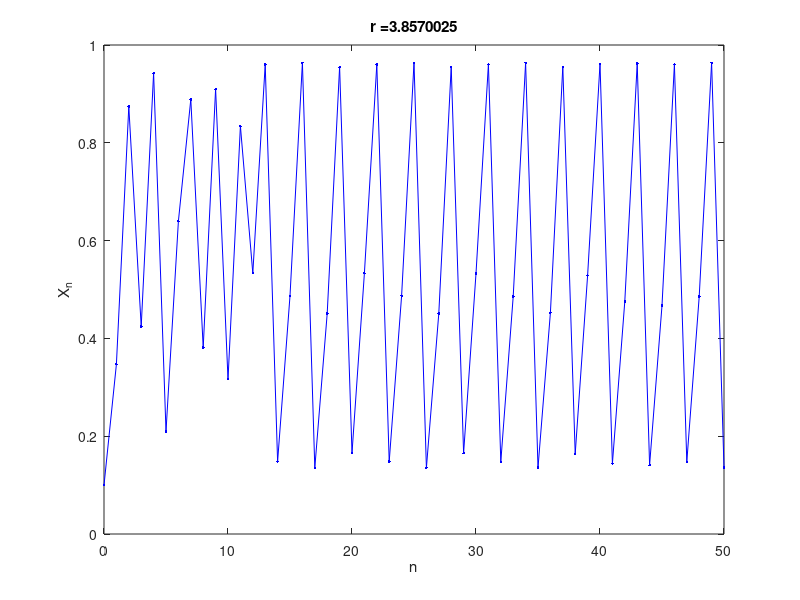
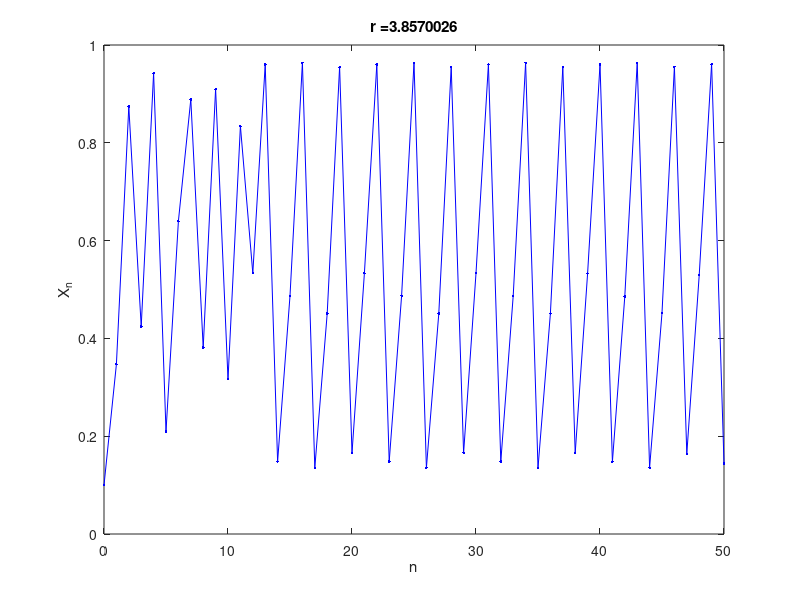
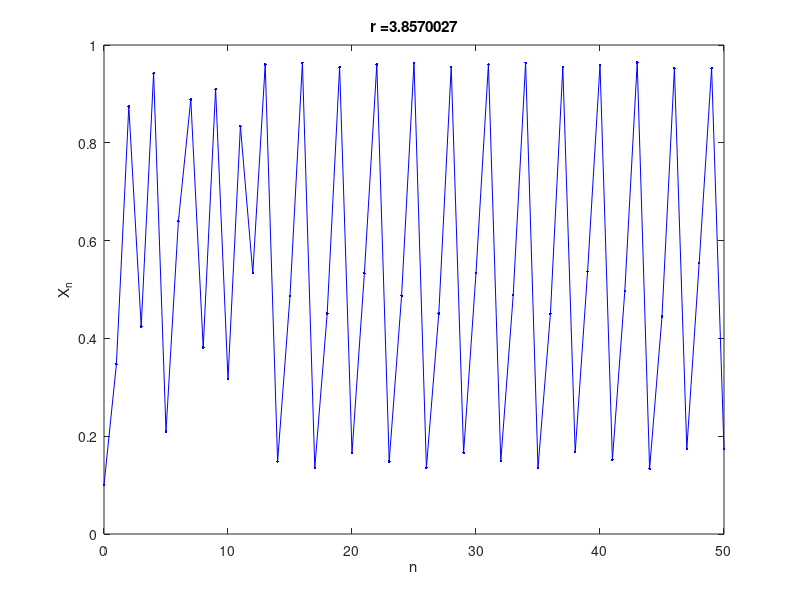
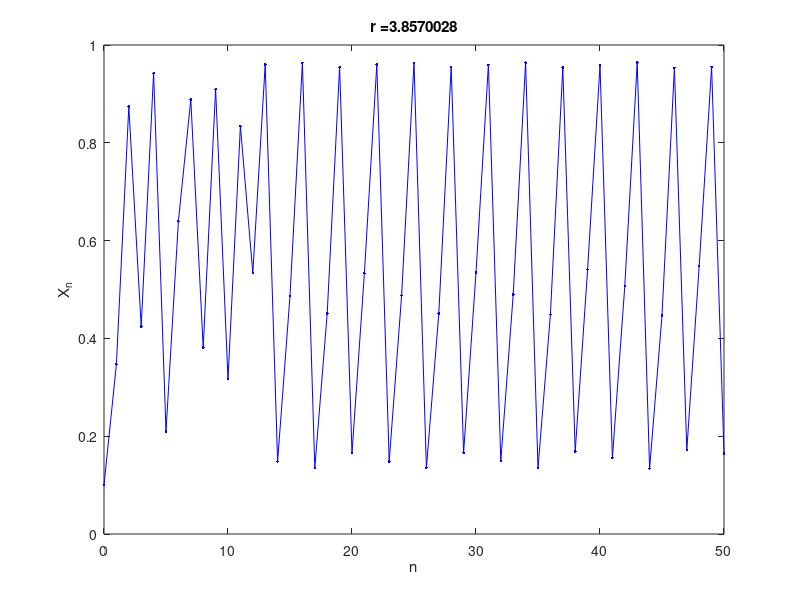

Source code (MATLAB) for these figures, in order:
% timeSeries calls time_series function used in part (a)
% for various values of r by making very small changes to
% r = 3.857003
% and in total plots 11 graphs (including  the graph for r =3.857003)
function timeSeries
    r = 3.857003 - 0.0000005;
    while r <= 3.857003 + 0.0000005
        figure;
        time_series(r);
        r = r + 0.0000001;
    end
end


% generates a time series plot for given r
function time_series(r)
    % generating and storing:-
    % 1. various X_n which will act as y-coord for 
    % 2. various n which will act as x-coord
    [x_n,n] = generate_data(r);
    
    % plot the time series graph
    plot(n,x_n,'b.-');
    xlabel("n");
    ylabel("X_n");
    title(strcat('r = ', num2str(r,8)));
end


% generates values of x_n for various values of n(0 to 50)
% using the recursive relation
% x_(n+1) = r * x_n * (1 - x_n)
function [x_n_arr,n_arr] = generate_data(r)
    start = 0;
    limit = 50;
    n_arr = start:limit;
    x_n_arr = zeros(1,limit-start+1);
    x_n = 0.1; % initial fraction X_0
    for i = 1:limit+1
        x_n_arr(i) = x_n;
        x_n = r * x_n * (1-x_n); % updating x_n
    end
end